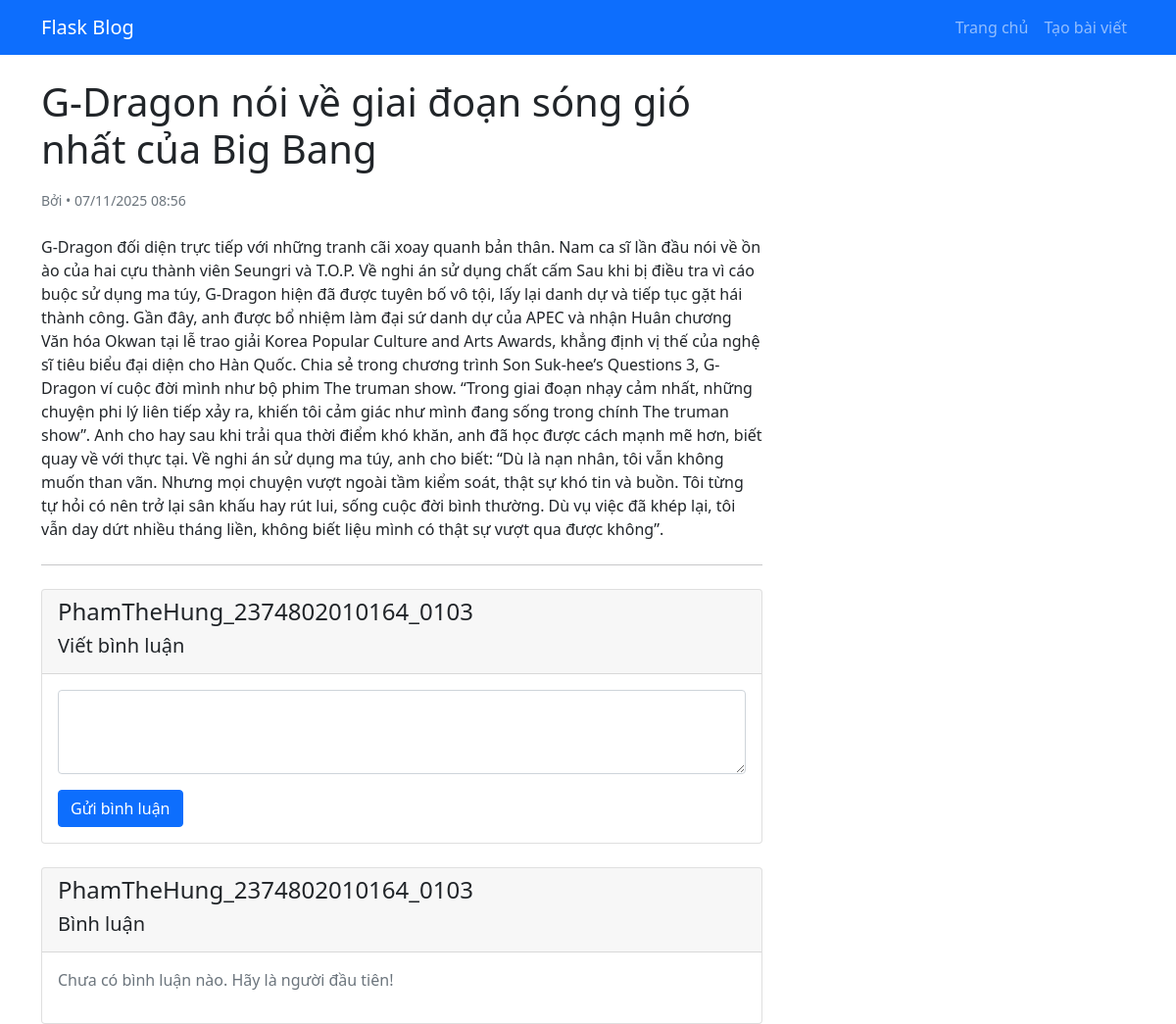
The app's page /post/g-dragon-nói-về-giai-đoạn-sóng-gió-nhất-của-big-bang with its own data.
### app/models.py (models this page shows, shortened)
class Post(db.Model):
    id = db.Column(db.Integer, primary_key=True)
    title = db.Column(db.String(200), nullable=False)
    content = db.Column(db.Text, nullable=False)
    created_at = db.Column(db.DateTime, default=datetime.utcnow)
    updated_at = db.Column(db.DateTime, default=datetime.utcnow, onupdate=datetime.utcnow)
    user_id = db.Column(db.Integer, db.ForeignKey('user.id'), nullable=False)
    slug = db.Column(db.String(200), unique=True, nullable=False)

### app/routes.py (the view, shortened to what this page needs)
@bp.route('/post/<slug>', methods=['GET', 'POST'])
def post(slug):
    post = Post.query.filter_by(slug=slug).first_or_404()
    form = CommentForm()
    comments = Comment.query.filter_by(post_id=post.id).order_by(Comment.created_at.desc()).all()
    return render_template('post.html', title=post.title, post=post, form=form, comments=comments)

### app/forms.py
class CommentForm(FlaskForm):
    content = TextAreaField('Nội dung bình luận', validators=[
        DataRequired(message='Vui lòng nhập bình luận'),
        Length(min=3, message='Bình luận phải có ít nhất 3 ký tự')
    ])
    submit = SubmitField('Gửi bình luận')

### app/templates/post.html (shortened to what this page needs)
{% extends "base.html" %}
{% block content %}
<div class="row">
    <div class="col-md-8">
        <article>
            <h1 class="mb-3">{{ post.title }}</h1>
            <div class="text-muted mb-4">
                <small>
                    Bởi <strong>{{ post.author.username }}</strong> •
                    {{ post.created_at.strftime('%d/%m/%Y %H:%M') }}
                </small>
            </div>
            <div class="post-content">
                {{ post.content|safe }}
            </div>
        </article>
        <hr class="my-4">
            <div class="card mb-4">
                <div class="card-header"><h4>PhamTheHung_2374802010164_0103</h4><h5>Viết bình luận</h5></div>
                <div class="card-body">
                    <form method="POST">
                        <div class="mb-3">
                            {{ form.content(class="form-control" + (" is-invalid" if form.content.errors else ""), rows="3") }}
                        </div>
                        {{ form.submit(class="btn btn-primary") }}
                    </form>
                </div>
            </div>
<div class="card">
    <div class="card-header"><h4>PhamTheHung_2374802010164_0103</h4><h5>Bình luận</h5></div>
    <div class="card-body">
        {% if comments %}
            {% for comment in comments %}
                <div class="mb-3">
                    <strong>{{ comment.user.username }}</strong>
                    <small class="text-muted">• {{ comment.created_at.strftime('%d/%m/%Y %H:%M') }}</small>
                    <p class="mt-2">{{ comment.content }}</p>
                    <hr>
                </div>
            {% endfor %}
        {% else %}
            <p class="text-muted">Chưa có bình luận nào. Hãy là người đầu tiên!</p>
        {% endif %}
    </div>
</div>
{% endblock %}

### records on screen
Post: title "G-Dragon nói về giai đoạn sóng gió nhất của Big Bang", created_at "07/11/2025 08:56", content "G-Dragon đối diện trực tiếp với những tranh cãi xoay quanh bản thân. Nam ca sĩ lần đầu nói về ồn ào của hai cựu thành viên Seungri và T.O.P. Về nghi án sử dụng chất cấm Sau khi bị điều tra vì cáo buộc sử dụng ma túy, G-Dragon hiện đã được tuyên bố vô tội, lấy lại danh dự và tiếp tục gặt hái thành công. Gần đây, anh được bổ nhiệm làm đại sứ danh dự của APEC và nhận Huân chương Văn hóa Okwan tại lễ trao giải Korea Popular Culture and Arts Awards, khẳng định vị thế của nghệ sĩ tiêu biểu đại diện cho Hàn Quốc. Chia sẻ trong chương trình Son Suk-hee’s Questions 3, G-Dragon ví cuộc đời mình như bộ phim The truman show. “Trong giai đoạn nhạy cảm nhất, những chuyện phi lý liên tiếp xảy ra, khiến…"
